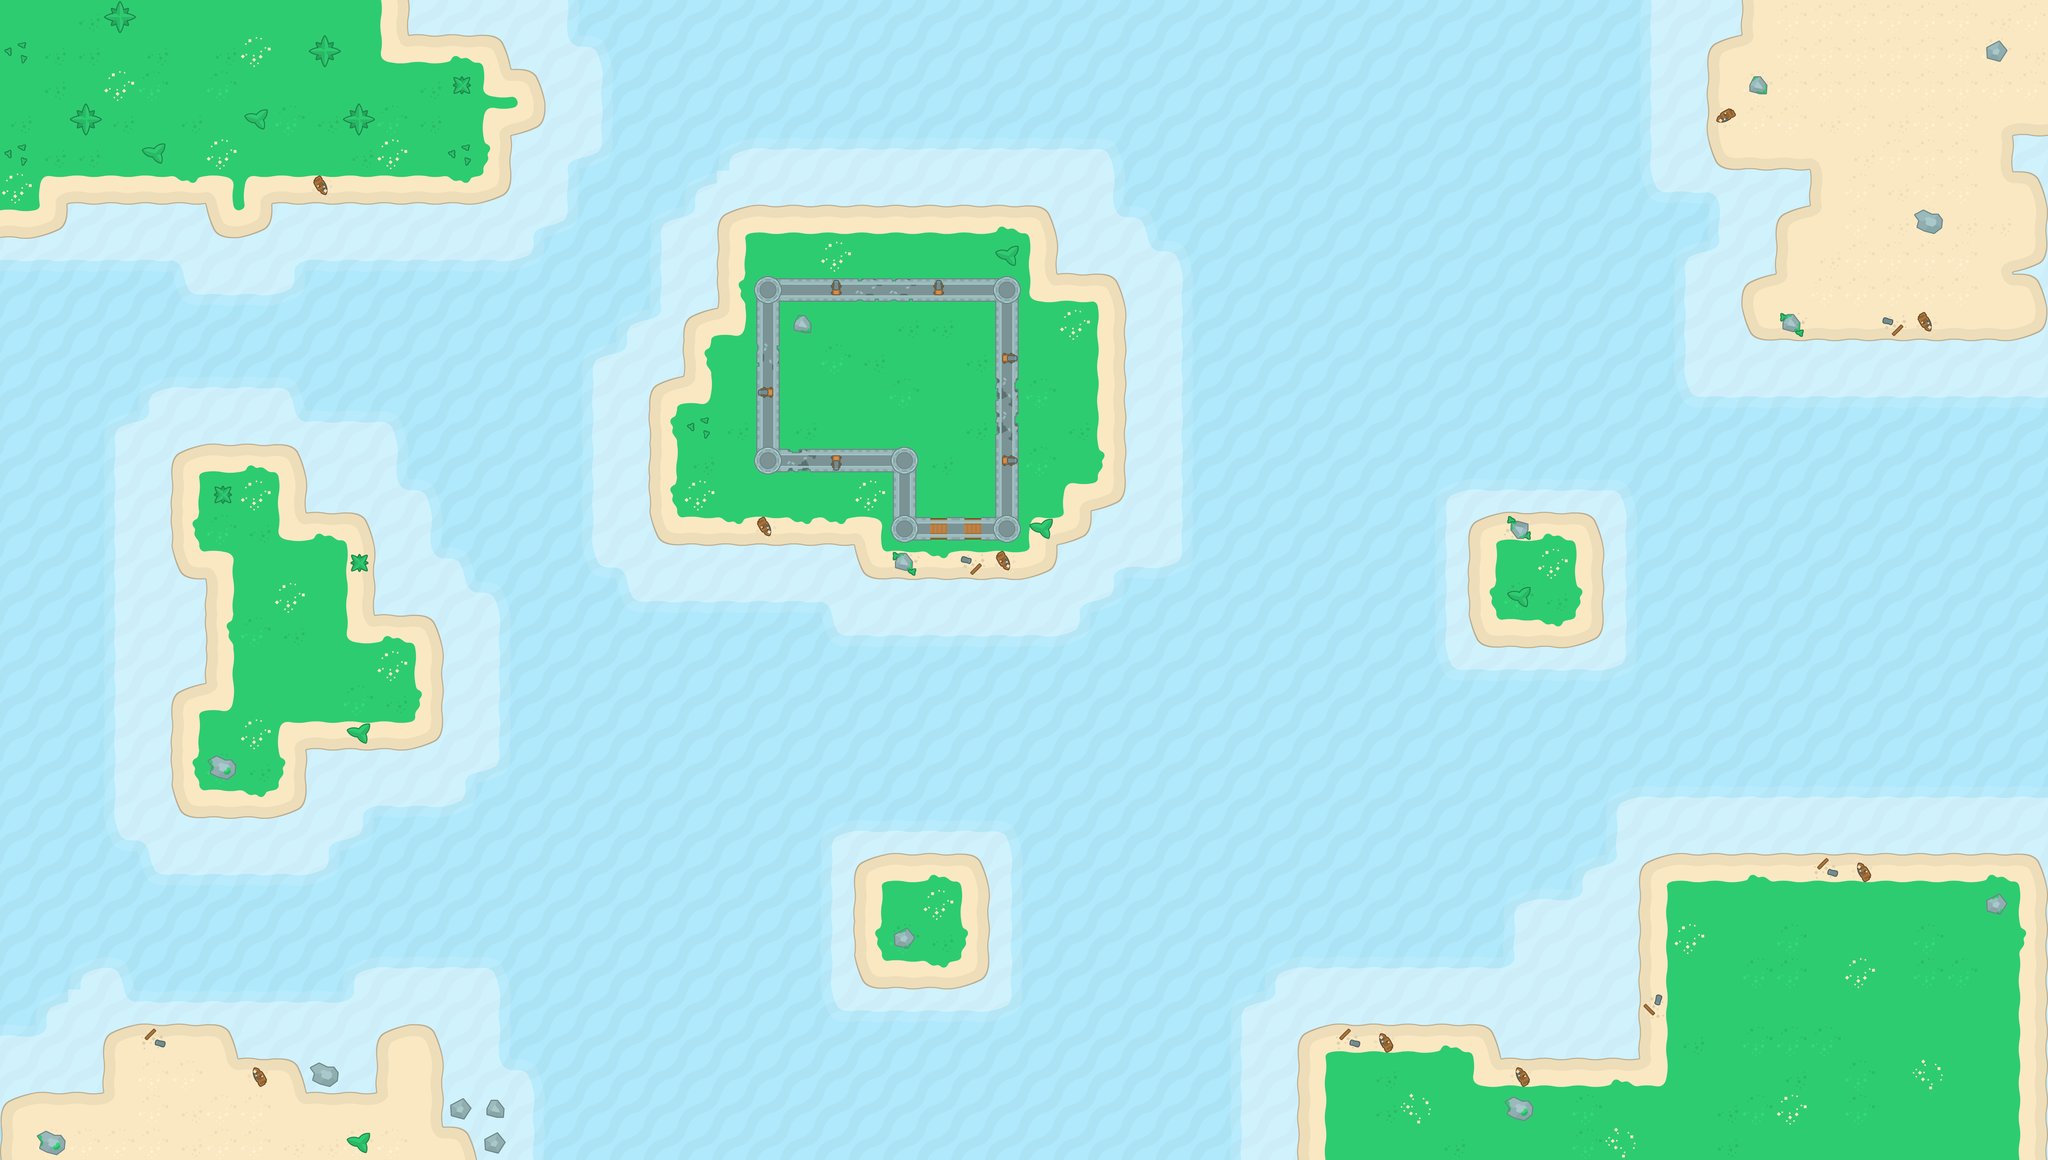

This game map was drawn from its Tiled (.tmx) file and the tilesets committed beside it. A one-line description and the trimmed map source follow:
An orthogonal 60x34 tile map with 128x128 px tiles, 4 tile layers (Deep Sea, Shallows, Islands, Extras), 1 hidden layer not drawn, 2 tilesets and 50 objects.

<map version="1.5" tiledversion="1.7.1" orientation="orthogonal" renderorder="left-up" width="60" height="34" tilewidth="128" tileheight="128" infinite="0" nextlayerid="9" nextobjectid="100">
 <tileset firstgid="1" source="tiles_sheet@2.tsx" />
 <tileset firstgid="97" source="./tiles_sheet@2.tsx" />
 <layer id="1" name="Deep Sea" width="60" height="34">
  <properties>
   <property name="cost" type="int" value="1" />
  </properties>
  <data>[2040 cells, 2040 non-empty, 1 distinct tile ids]</data>
 </layer>
 <layer id="3" name="Shallows" width="60" height="34">
  <properties>
   <property name="cost" type="int" value="10" />
  </properties>
  <data>[2040 cells, 656 non-empty, 13 distinct tile ids]</data>
 </layer>
 <layer id="2" name="Islands" width="60" height="34">
  <properties>
   <property name="cost" type="int" value="100" />
  </properties>
  <data>[2040 cells, 595 non-empty, 34 distinct tile ids]</data>
 </layer>
 <layer id="4" name="Extras" width="60" height="34">
  <properties>
   <property name="cost" type="int" value="0" />
  </properties>
  <data>[2040 cells, 173 non-empty, 37 distinct tile ids]</data>
 </layer>
 <objectgroup id="6" name="NoGo">
  <object id="19" x="3200" y="3200" width="512" height="512" />
  <object id="20" x="4864" y="3840" width="768" height="512" />
  <object id="45" x="6144" y="3200" width="1536" height="640" />
  <object id="46" x="5504" y="1920" width="512" height="512" />
  <object id="47" x="0" y="0" width="256" height="896" />
  <object id="48" x="256" y="0" width="512" height="768" />
  <object id="49" x="768" y="0" width="256" height="896" />
  <object id="50" x="1024" y="0" width="512" height="768" />
  <object id="51" x="1536" y="128" width="384" height="640" />
  <object id="52" x="1920" y="256" width="128" height="256" />
  <object id="53" x="640" y="1664" width="512" height="256" />
  <object id="54" x="640" y="1920" width="768" height="256" />
  <object id="55" x="768" y="2176" width="640" height="384" />
  <object id="56" x="1408" y="2304" width="256" height="512" />
  <object id="57" x="640" y="2560" width="768" height="256" />
  <object id="58" x="640" y="2816" width="512" height="256" />
  <object id="59" x="0" y="4096" width="384" height="256" />
  <object id="60" x="384" y="3840" width="512" height="512" />
  <object id="61" x="896" y="3968" width="384" height="384" />
  <object id="62" x="1280" y="4096" width="128" height="256" />
  <object id="63" x="1408" y="3840" width="256" height="512" />
  <object id="64" x="1664" y="4096" width="256" height="256" />
  <object id="65" x="2688" y="768" width="1280" height="256" />
  <object id="66" x="2688" y="1024" width="1536" height="128" />
  <object id="67" x="2560" y="1152" width="1664" height="256" />
  <object id="68" x="2432" y="1408" width="1792" height="512" />
  <object id="69" x="2432" y="1920" width="1664" height="128" />
  <object id="70" x="3200" y="2048" width="768" height="128" />
  <object id="72" x="6528" y="1024" width="1152" height="256" />
  <object id="73" x="6656" y="768" width="1024" height="256" />
  <object id="74" x="6784" y="640" width="896" height="128" />
  <object id="75" x="6400" y="128" width="1280" height="512" />
  <object id="76" x="6528" y="0" width="1152" height="128" />
  <object id="79" x="5632" y="3968" width="512" height="384" />
  <object id="81" x="6144" y="3840" width="1536" height="512" />
 </objectgroup>
 <objectgroup id="7" name="Spawns">
  <object id="85" x="5224" y="344">
   <point />
  </object>
  <object id="86" x="4176" y="3448">
   <point />
  </object>
  <object id="87" x="6672" y="2656">
   <point />
  </object>
  <object id="88" x="2640" y="4056">
   <point />
  </object>
  <object id="89" x="2192" y="2512">
   <point />
  </object>
  <object id="90" x="3928" y="2672">
   <point />
  </object>
  <object id="91" x="5072" y="2920">
   <point />
  </object>
  <object id="92" x="1648" y="1288">
   <point />
  </object>
  <object id="93" x="5688" y="1096">
   <point />
  </object>
  <object id="94" x="424" y="1480">
   <point />
  </object>
  <object id="95" x="4904" y="1480">
   <point />
  </object>
  <object id="96" x="7216" y="1728">
   <point />
  </object>
  <object id="97" x="1440" y="3400">
   <point />
  </object>
  <object id="98" x="4152" y="448">
   <point />
  </object>
  <object id="99" x="2752" y="320">
   <point />
  </object>
 </objectgroup>
 <layer id="8" name="Tile Layer 5" width="60" height="34" visible="0">
  <data>[2040 cells, 1 non-empty, 1 distinct tile ids]</data>
 </layer>
</map>
